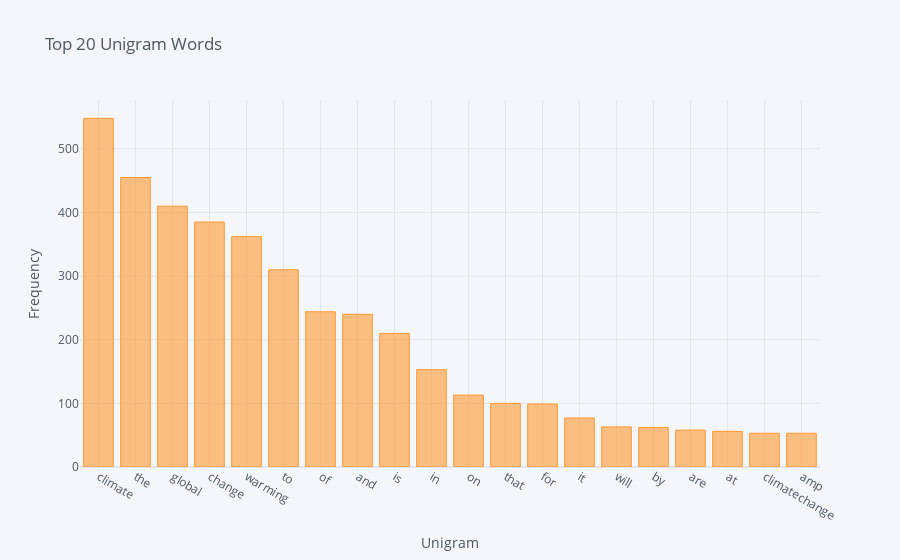

Notebook source saved alongside this figure:
### Markdown cell above
##### Unigrams

### Code cell
words = get_top_n_words(df['text'], 20)
dfUni = pd.DataFrame(words, columns = ['Unigram','Frequency'])
dfUni = dfUni.set_index('Unigram')
dfUni.iplot(kind = 'bar', xTitle='Unigram', yTitle='Frequency', title = 'Top 20 Unigram Words')

### Figure 1 — Plotly figure (JSON) as saved in the notebook; plotly's stock layout.template omitted (floating-point values rounded to 4 significant figures)
{"data": [{"marker": {"color": "rgba(255, 153, 51, 0.6)", "line": {"color": "rgba(255, 153, 51, 1.0)", "width": 1}}, "name": "Frequency", "orientation": "v", "text": "", "type": "bar", "x": ["climate", "the", "global", "change", "warming", "to", "of", "and", "is", "in", "on", "that", "for", "it", "will", "by", "are", "at", "climatechange", "amp"], "y": [548, 455, 410, 385, 362, 310, 244, 240, 210, 153, 113, 100, 99, 77, 63, 62, 58, 56, 53, 53]}], "layout": {"legend": {"bgcolor": "#F5F6F9", "font": {"color": "#4D5663"}}, "paper_bgcolor": "#F5F6F9", "plot_bgcolor": "#F5F6F9", "title": {"font": {"color": "#4D5663"}, "text": "Top 20 Unigram Words"}, "xaxis": {"gridcolor": "#E1E5ED", "showgrid": true, "tickfont": {"color": "#4D5663"}, "title": {"font": {"color": "#4D5663"}, "text": "Unigram"}, "zerolinecolor": "#E1E5ED"}, "yaxis": {"gridcolor": "#E1E5ED", "showgrid": true, "tickfont": {"color": "#4D5663"}, "title": {"font": {"color": "#4D5663"}, "text": "Frequency"}, "zerolinecolor": "#E1E5ED"}}}
